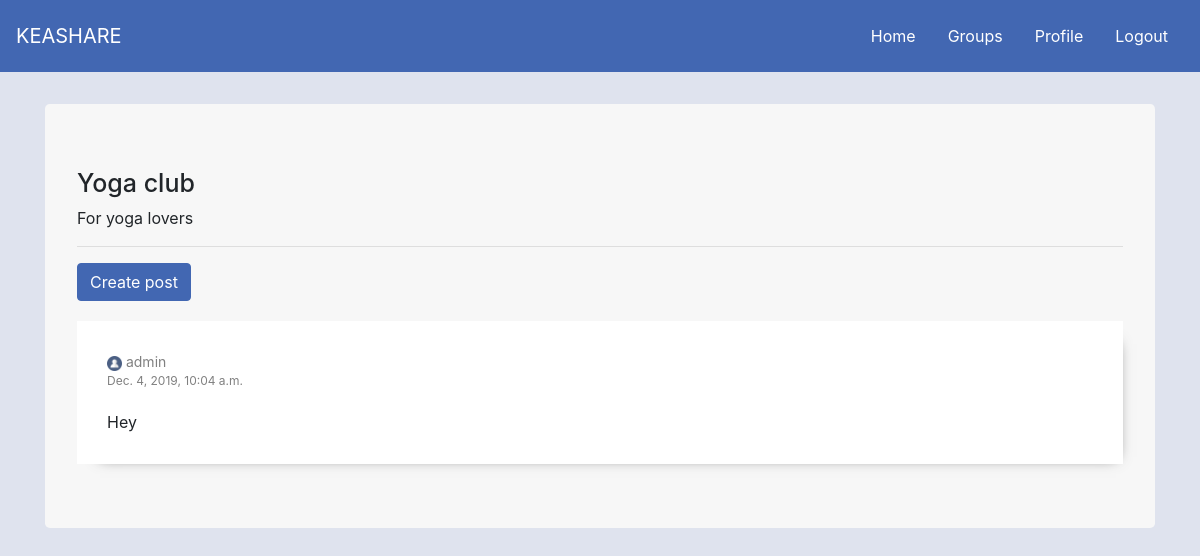
The app's page /keashare/groupdetails/13 (signed in), older data.
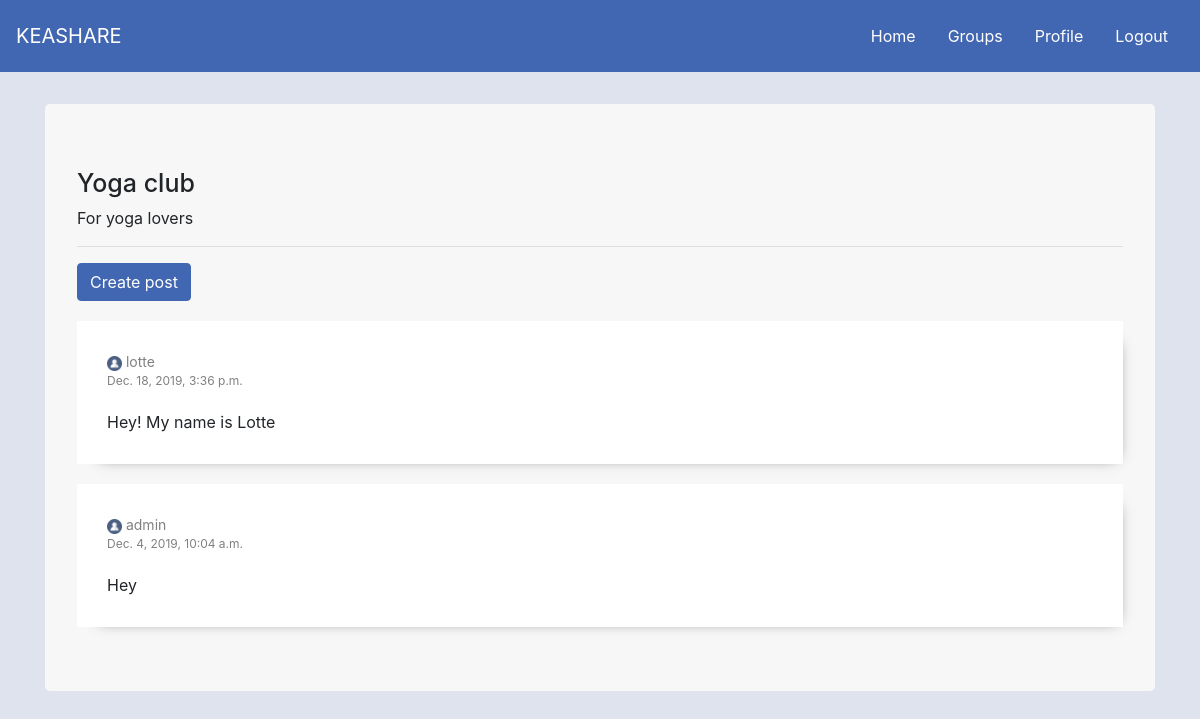
The same page, newer data.
### keashareapp/models.py (models this page shows, shortened)
class AppGroup(models.Model):
    owner = models.ForeignKey(User, on_delete=models.CASCADE, related_name='owners')
    users = models.ManyToManyField(User) # members
    name = models.CharField(max_length=200)
    description = models.TextField()

class Post(models.Model):
    user = models.ForeignKey(User, on_delete=models.CASCADE)
    created = models.DateTimeField(auto_now_add=True)
    group = models.ForeignKey(AppGroup, on_delete=models.CASCADE)
    last_updated = models.DateTimeField(auto_now=True)
    text = models.TextField()

### keashareapp/views.py (the view, shortened to what this page needs)
# urls.py: path('groupdetails/<int:pk>', views.groupdetails, name='groupdetails'),
def groupdetails(request, pk):
    user = request.user
    if request.method == 'GET':
        user_groups = models.AppGroup.objects.filter(pk=pk)
        group_pk = models.AppGroup.objects.get(pk=pk)
        posts = models.Post.objects.filter(group__in=user_groups).order_by('-created')
        context = {
            'user': user,
            'posts': posts,
            'user_groups': user_groups,
            'group_pk': group_pk,
        }
        return render(request, 'keashareapp/groupdetails.html', context=context)

### keashareapp/templates/keashareapp/groupdetails.html (shortened to what this page needs)
{% extends 'base.html' %}
{% load static %}
{% block body %}
<div class="container">
    <div class="jumbotron">
        {% for group in user_groups %}
            <h1>{{ group.name }}</h1>
            <p>{{ group.description }}</p>
        {% endfor %}
        <hr>
        <button type="button" class="btn btn-primary" data-toggle="modal" data-target="#exampleModal">Create post</button>
        {% for post in posts %}
        <div class="post">
            <div class="group-post-by">
                <img class="group-detail-user-icon" src="{% static 'user-icon.png' %}">
                {{ post.user }}
            </div>
            <div class="group-post-created">{{ post.created }}</div>
            <div class="group-post-text">{{ post.text }}</div>
        </div>
        {% endfor %}
    </div>
</div>
{% endblock %}

Row changes from the older to the newer data that the page shows:
added Post: user "lotte", created "Dec. 18, 2019, 3:36 p.m.", text "Hey! My name is Lotte"
